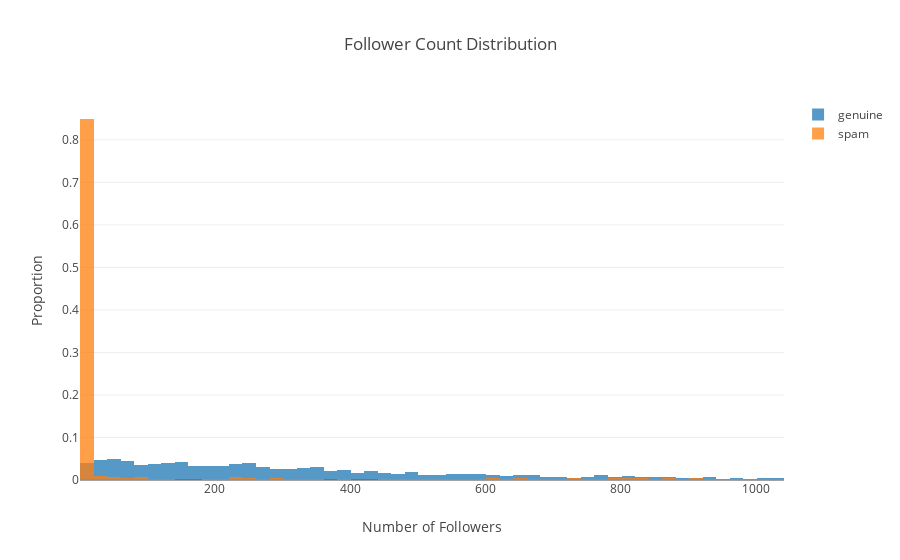

Source (notebook cell):
### Markdown cell above
#### Follower counts

### Code cell
trace = go.Histogram(x=real_users.followers_count, xbins=dict(start=np.min(real_users.followers_count), 
                                                              size=20, end=real_users.followers_count.quantile(0.8)),
                     opacity=0.75, histnorm='probability', name='genuine')
trace2 = go.Histogram(x=spam_users.followers_count, xbins=dict(start=np.min(real_users.followers_count), 
                                                               size=20, end=real_users.followers_count.quantile(0.8)), 
                      histnorm='probability', opacity=0.75, name='spam')
layout = dict(title='Follower Count Distribution', xaxis=dict(title='Number of Followers'), yaxis=dict(title='Proportion'), barmode='overlay')
fig = dict(data=[trace, trace2], layout=layout)
plotly.offline.iplot(fig)

### Figure 1 — Plotly figure (JSON) as saved in the notebook; plotly's stock layout.template omitted (floating-point values rounded to 4 significant figures; data arrays with more than 128 entries replaced by an {"elided": "..."} marker saying what was removed)
{"data": [{"histnorm": "probability", "name": "genuine", "opacity": 0.75, "type": "histogram", "x": {"elided": "3474 int values"}, "xbins": {"end": 1030, "size": 20, "start": 1}}, {"histnorm": "probability", "name": "spam", "opacity": 0.75, "type": "histogram", "x": {"elided": "4912 int values"}, "xbins": {"end": 1030, "size": 20, "start": 1}}], "layout": {"barmode": "overlay", "title": "Follower Count Distribution", "xaxis": {"title": "Number of Followers"}, "yaxis": {"title": "Proportion"}}}
